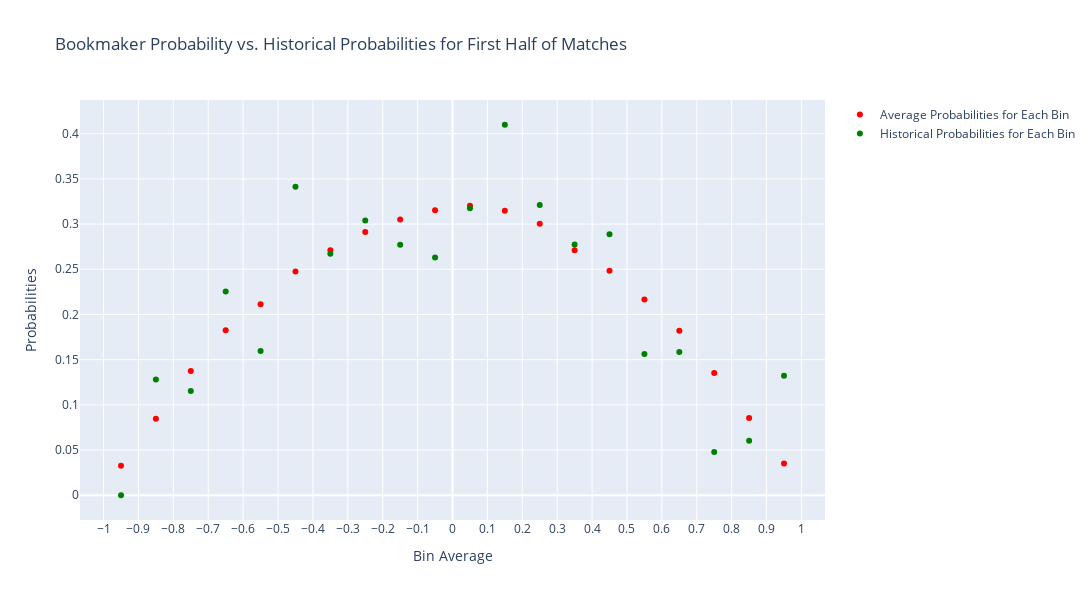
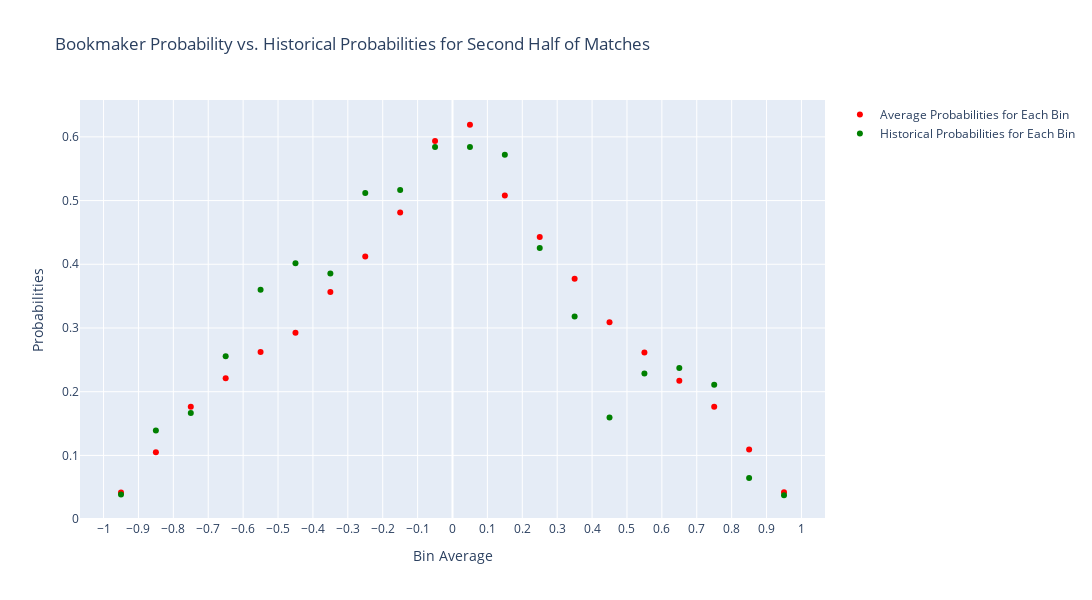

The notebook cell these images were saved under, in order:
### Markdown cell above
After data elimination, task 1 is applied again and compared to the analysis before data elimination.

### Code cell
task2_df = task1(filtered_match_data)
plotdf_task_2_1st, plotdf_task_2_2nd = bins_function(task2_df)
plot(plotdf_task_2_1st, 'First')
plot(plotdf_task_2_2nd, 'Second')

### Figure 1 — Plotly figure (JSON) as saved in the notebook; plotly's stock layout.template omitted (floating-point values rounded to 4 significant figures)
{"data": [{"marker": {"color": "red"}, "mode": "markers", "name": "Average Probabilities for Each Bin", "type": "scatter", "x": [-0.95, -0.85, -0.75, -0.65, -0.55, -0.45, -0.35, -0.25, -0.15, -0.05, 0.05, 0.15, 0.25, 0.35, 0.45, 0.55, 0.65, 0.75, 0.85, 0.95], "y": [0.0327, 0.08461, 0.1374, 0.1824, 0.2113, 0.2475, 0.271, 0.2912, 0.3051, 0.3154, 0.3203, 0.3147, 0.3004, 0.2711, 0.2484, 0.2166, 0.1819, 0.1352, 0.08536, 0.03509]}, {"marker": {"color": "green"}, "mode": "markers", "name": "Historical Probabilities for Each Bin", "type": "scatter", "x": [-0.95, -0.85, -0.75, -0.65, -0.55, -0.45, -0.35, -0.25, -0.15, -0.05, 0.05, 0.15, 0.25, 0.35, 0.45, 0.55, 0.65, 0.75, 0.85, 0.95], "y": [0, 0.1281, 0.1154, 0.2254, 0.1595, 0.3413, 0.2671, 0.3039, 0.2772, 0.2629, 0.3176, 0.4099, 0.321, 0.2774, 0.2887, 0.1564, 0.1586, 0.0479, 0.06034, 0.1321]}], "layout": {"height": 600, "title": {"text": "Bookmaker Probability vs. Historical Probabilities for First Half of Matches"}, "width": 1200, "xaxis": {"tickangle": 0, "tickmode": "array", "tickvals": [-1, -0.9, -0.8, -0.7, -0.6, -0.5, -0.4, -0.3, -0.2, -0.1, 0, 0.1, 0.2, 0.3, 0.4, 0.5, 0.6, 0.7, 0.8, 0.9, 1], "title": {"text": "Bin Average"}}, "yaxis": {"title": {"text": "Probabilities"}}}}

### Figure 2 — Plotly figure (JSON) as saved in the notebook; plotly's stock layout.template omitted (floating-point values rounded to 4 significant figures)
{"data": [{"marker": {"color": "red"}, "mode": "markers", "name": "Average Probabilities for Each Bin", "type": "scatter", "x": [-0.95, -0.85, -0.75, -0.65, -0.55, -0.45, -0.35, -0.25, -0.15, -0.05, 0.05, 0.15, 0.25, 0.35, 0.45, 0.55, 0.65, 0.75, 0.85, 0.95], "y": [0.04166, 0.105, 0.1763, 0.2212, 0.2625, 0.2927, 0.3564, 0.4123, 0.4812, 0.5937, 0.619, 0.5081, 0.4427, 0.3774, 0.3088, 0.2615, 0.217, 0.1764, 0.1095, 0.04206]}, {"marker": {"color": "green"}, "mode": "markers", "name": "Historical Probabilities for Each Bin", "type": "scatter", "x": [-0.95, -0.85, -0.75, -0.65, -0.55, -0.45, -0.35, -0.25, -0.15, -0.05, 0.05, 0.15, 0.25, 0.35, 0.45, 0.55, 0.65, 0.75, 0.85, 0.95], "y": [0.03867, 0.1391, 0.1665, 0.2555, 0.3598, 0.4017, 0.3855, 0.5118, 0.5167, 0.5841, 0.5841, 0.5719, 0.4257, 0.3179, 0.1595, 0.2285, 0.2371, 0.2108, 0.06458, 0.03747]}], "layout": {"height": 600, "title": {"text": "Bookmaker Probability vs. Historical Probabilities for Second Half of Matches"}, "width": 1200, "xaxis": {"tickangle": 0, "tickmode": "array", "tickvals": [-1, -0.9, -0.8, -0.7, -0.6, -0.5, -0.4, -0.3, -0.2, -0.1, 0, 0.1, 0.2, 0.3, 0.4, 0.5, 0.6, 0.7, 0.8, 0.9, 1], "title": {"text": "Bin Average"}}, "yaxis": {"title": {"text": "Probabilities"}}}}
